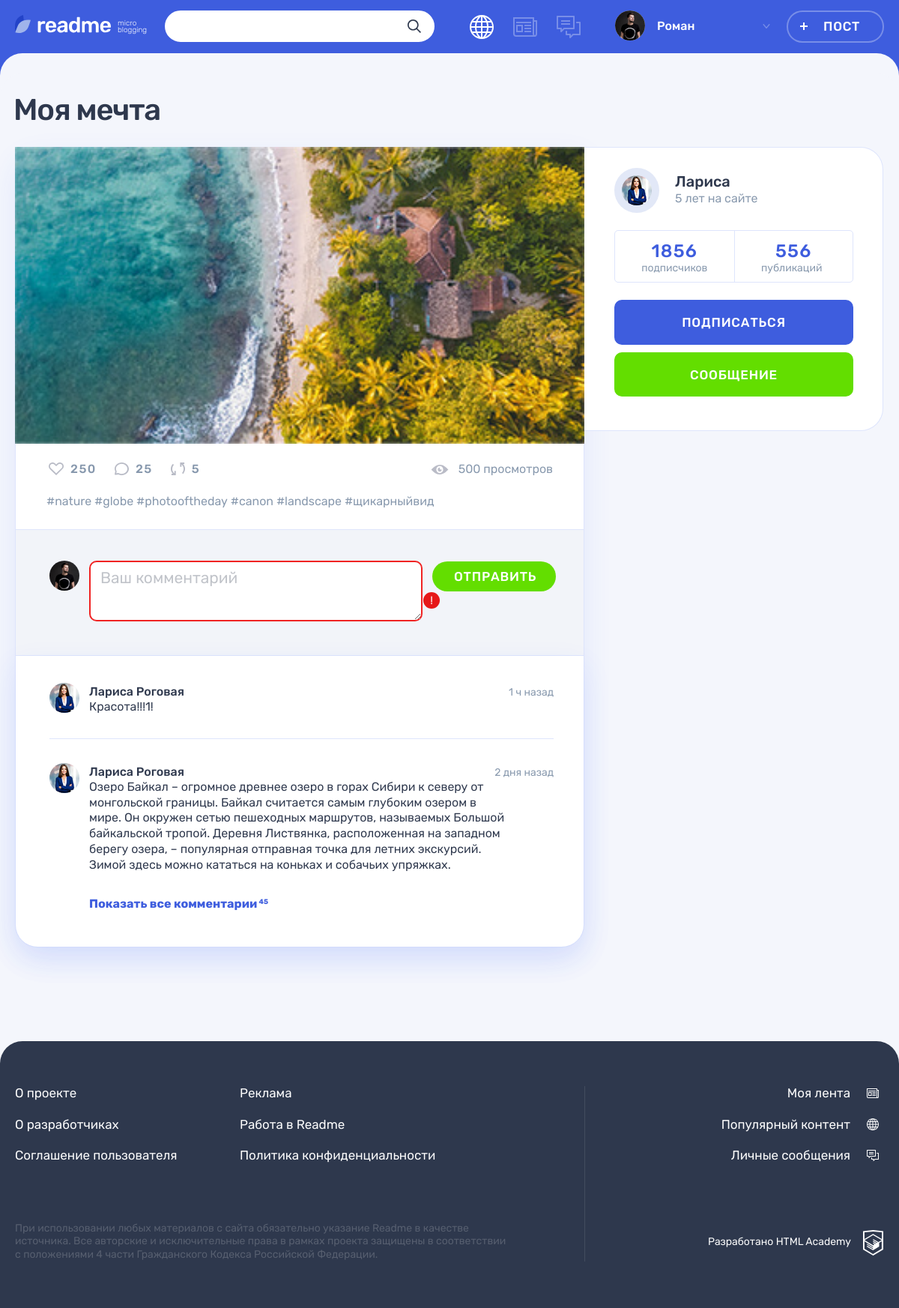
The page /posts.php?active_post=4 on the database its author committed.
### tables this page shows
CREATE TABLE IF NOT EXISTS `posts` (
                        `id` INT(11) NOT NULL AUTO_INCREMENT ,
                        `pub_date_post` DATETIME NOT NULL DEFAULT CURRENT_TIMESTAMP ,
                        `title` VARCHAR(50) NOT NULL ,
                        `text` TEXT(2000) NULL ,
                        `text_quote` TEXT(500) NULL,
                        `author_quote` VARCHAR(100) NULL ,
                        `image_link` VARCHAR(100) NULL ,
                        `video_link` VARCHAR(100) NULL ,
                        `site_link` VARCHAR(100) NULL ,
                        `views` INT(11) NOT NULL DEFAULT 0,
                        `user_id` INT(11) NOT NULL ,
                        `content_type_id` INT(11) NOT NULL ,
                        `hashtag_id` INT(11) NULL,
                         PRIMARY KEY (`id`)
);

CREATE TABLE IF NOT EXISTS `users` (
                        `id` INT(11) NOT NULL AUTO_INCREMENT ,
                        `reg_date` DATETIME NOT NULL DEFAULT CURRENT_TIMESTAMP ,
                        `email` VARCHAR(50) NOT NULL ,
                        `login` VARCHAR(50) NOT NULL ,
                        `password` CHAR(64) NOT NULL ,
                        `avatar_link` VARCHAR(100) NULL,
                        PRIMARY KEY (`id`)
);

### helpers.php (called while the page is built, shortened)
<?php
function include_template($name, array $data = [])
{
    $name = 'templates/' . $name;
    extract($data);
    require $name;
    $result = ob_get_clean();
    return $result;
}

### templates/post.php (the view, shortened to what this page needs)
<main class="page__main page__main--publication">
    <div class="container">
        <h1 class="page__title page__title--publication"> <?= $post_active['title']; ?> </h1>
        <section class="post-details">
            <div class="post-details__wrapper post-photo">
                <div class="post-details__main-block post post--details">
                    <?php switch ($post_active['content_type_id']):
                        case "2": ?>
                        <?php break;
                        case "3": ?>
                            <div class="post-details__image-wrapper post-photo__image-wrapper">
                                <img src="uploads/<?= $post_active['image_link']; ?>" alt="Фото от пользователя" width="760" height="507">
                            </div>
                        <?php break;
                        case "4": ?>
                    <?php break;
                    endswitch; ?>
                    <div class="post__indicators">
                        <div class="post__buttons">
                            <a class="post__indicator post__indicator--likes button" href="#" title="Лайк">
                                <svg class="post__indicator-icon" width="20" height="17">
                                    <use xlink:href="#icon-heart"></use>
                                </svg>
                                <span>250</span>
                            </a>
                            <a class="post__indicator post__indicator--comments button" href="#" title="Комментарии">
                                <svg class="post__indicator-icon" width="19" height="17">
                                    <use xlink:href="#icon-comment"></use>
                                </svg>
                                <span>25</span>
                            </a>
                            <a class="post__indicator post__indicator--repost button" href="#" title="Репост">
                                <svg class="post__indicator-icon" width="19" height="17">
                                    <use xlink:href="#icon-repost"></use>
                                </svg>
                                <span>5</span>
                            </a>
                        </div>
                        <span class="post__view">500 просмотров</span>
                    </div>
                    <ul class="post__tags">
                        <li><a href="#">#nature</a></li>
                        <li><a href="#">#globe</a></li>
                        <li><a href="#">#photooftheday</a></li>
                        <li><a href="#">#canon</a></li>
                        <li><a href="#">#landscape</a></li>
                        <li><a href="#">#щикарныйвид</a></li>
                    </ul>
                    <div class="comments">
                        <form class="comments__form form" action="#" method="post">
                            <div class="comments__my-avatar">
                                <img class="comments__picture" src="img/userpic-medium.jpg" alt="Аватар пользователя">
                            </div>
                            <div class="form__input-section form__input-section--error">
                                <textarea class="comments__textarea form__textarea form__input" placeholder="Ваш комментарий"></textarea>
                                <button class="form__error-button button" type="button">!</button>
                            </div>
                            <button class="comments__submit button button--green" type="submit">Отправить</button>
                        </form>
                        <div class="comments__list-wrapper">
                            <ul class="comments__list">
                                <li class="comments__item user">
                                    <div class="comments__avatar">
                                        <a class="user__avatar-link" href="#">
                                            <img class="comments__picture" src="img/userpic-larisa.jpg" alt="Аватар пользователя">
                                        </a>
                                    </div>
                                    <div class="comments__info">
                                        <div class="comments__name-wrapper">
                                            <a class="comments__user-name" href="#">
                                                <span>Лариса Роговая</span>
                                            </a>
                                            <time class="comments__time" datetime="2019-03-20">1 ч назад</time>
                                        </div>
                                        <p class="comments__text">
                                            Красота!!!1!
                                        </p>
                                    </div>
                                </li>
                                <li class="comments__item user">
                                    <div class="comments__avatar">
                                        <a class="user__avatar-link" href="#">
                                            <img class="comments__picture" src="img/userpic-larisa.jpg" alt="Аватар пользователя">
                                        </a>
                                    </div>
                                    <div class="comments__info">
                                        <div class="comments__name-wrapper">
                                            <a class="comments__user-name" href="#">
                                                <span>Лариса Роговая</span>
                                            </a>
                                            <time class="comments__time" datetime="2019-03-18">2 дня назад</time>
                                        </div>
                                        <p class="comments__text">
                                            Озеро Байкал – огромное древнее озеро в горах Сибири к северу от монгольской границы. Байкал считается самым глубоким озером в мире. Он окружен сетью пешеходных маршрутов, называемых Большой байкальской тропой. Деревня Листвянка, расположенная на западном берегу озера, – популярная отправная точка для летних экскурсий. Зимой здесь можно кататься на коньках и собачьих упряжках.
                                        </p>
                                    </div>
                                </li>
                            </ul>
                            <a class="comments__more-link" href="#">
                                <span>Показать все комментарии</span>
                                <sup class="comments__amount">45</sup>
                            </a>
                        </div>
                    </div>
                </div>
                <div class="post-details__user user">
                    <div class="post-details__user-info user__info">
                        <div class="post-details__avatar user__avatar">
                            <a class="post-details__avatar-link user__avatar-link" href="#">
                                <img class="post-details__picture user__picture" src="img/<?= $post_active['avatar_link']; ?>" alt="Аватар пользователя">
                            </a>
                        </div>
                        <div class="post-details__name-wrapper user__name-wrapper">
                            <a class="post-details__name user__name" href="#">
                                <span><?= $post_active['login']; ?></span>
                            </a>
                            <time class="post-details__time user__time" datetime="2014-03-20">5 лет на сайте</time>
                        </div>
                    </div>
                    <div class="post-details__rating user__rating">
                        <p class="post-details__rating-item user__rating-item user__rating-item--subscribers">
                            <span class="post-details__rating-amount user__rating-amount">1856</span>
                            <span class="post-details__rating-text user__rating-text">подписчиков</span>
                        </p>
                        <p class="post-details__rating-item user__rating-item user__rating-item--publications">
                            <span class="post-details__rating-amount user__rating-amount">556</span>
                            <span class="post-details__rating-text user__rating-text">публикаций</span>
                        </p>
                    </div>
                    <div class="post-details__user-buttons user__buttons">
                        <button class="user__button user__button--subscription button button--main" type="button">Подписаться</button>
                        <a class="user__button user__button--writing button button--green" href="#">Сообщение</a>
                    </div>
                </div>
            </div>
        </section>
    </div>
</main>

### rows shown on the page
posts: title "Моя мечта", image_link (picture), user.avatar_link (picture), user.login "Лариса"

### other values the page prints
$user_name "Ромaн"
